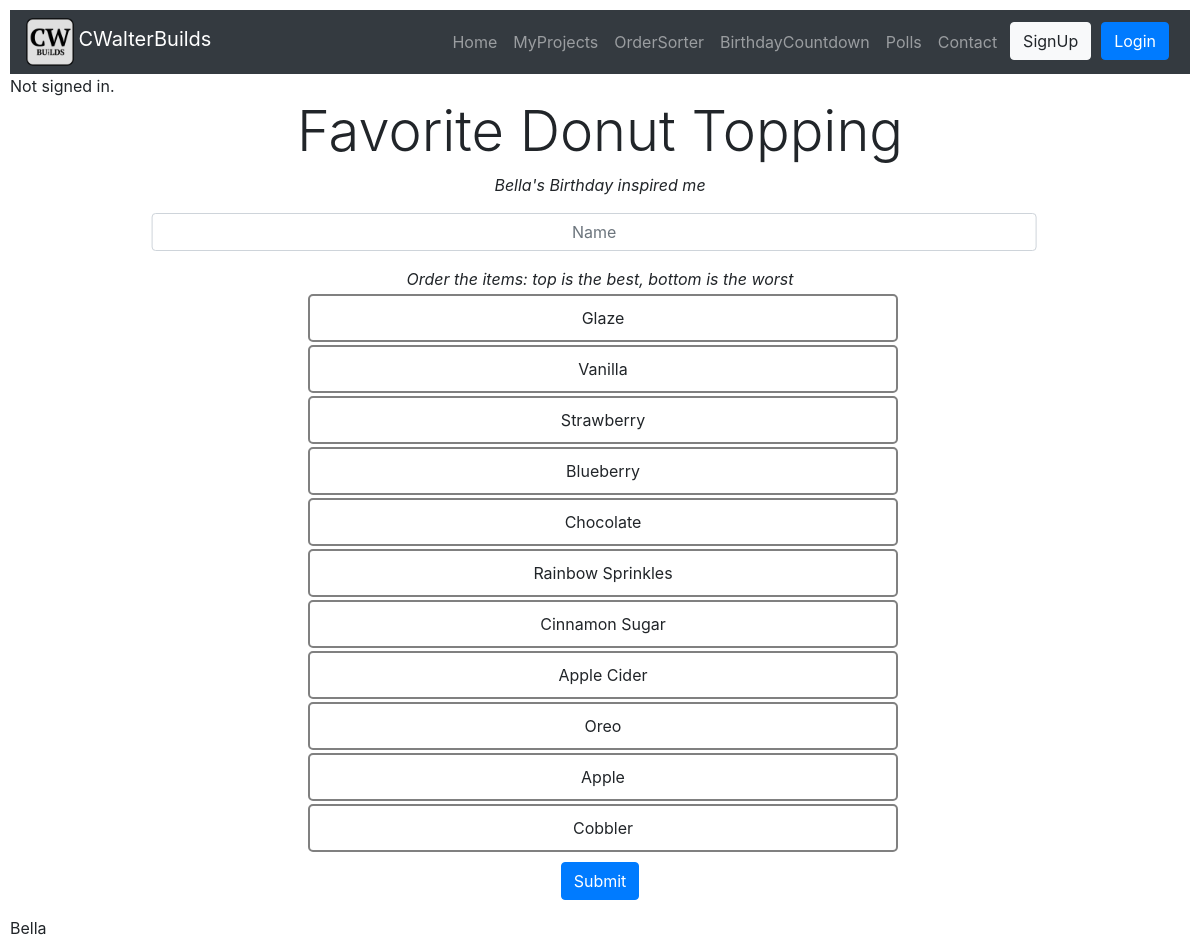
Page /ordersorter/1/poll on the committed database.
### ordersorter/models.py (models this page shows)
class Question(models.Model):
    question = models.CharField(max_length=200)
    description = models.CharField(max_length=300, blank=True)
    code = models.CharField(max_length=8, blank=True, default=randomCode)
    user = models.ForeignKey(User, on_delete=models.CASCADE, default=DEFAULT_USER_ID) # new
    pub_date = models.DateTimeField('date published', default=datetime.now, blank=True)
    def __str__(self):
        return f"{self.question}"

class Option(models.Model):
    question = models.ForeignKey(Question, on_delete=models.CASCADE, related_name="options")
    optionText = models.CharField(max_length=200)
    def __str__(self):
        return self.optionText

### ordersorter/views.py (the view)
# urls.py: path('<int:question_id>/poll', views.poll, name='poll'),
def poll(request, question_id):
    question = get_object_or_404(Question, pk=question_id)
    print(request.method)
    if request.method == "POST":
        newname = request.POST["resultName"]
        items = request.POST.getlist("order")
        print(items)
        theorder = {'items': items}
        newResult = Result(name=newname, order=theorder, question=question)
        newResult.save()
        question.save()
        context = {
            'question': question,
        }
        return HttpResponseRedirect(reverse('ordersorter:results', args=(question.id,)))
    else:
        return render(request, 'ordersorter/poll.html', {
            'question': question,
        })

### ordersorter/templates/ordersorter/poll.html (shortened to what this page needs)
{% extends "myprojects/layout.html" %}
{% load static %}
{% block body %}
<h2 class="display-4"> {{ question }}</h2>
<div class="description">{{ question.description }}</div>
    {% if question.options %}
        <form class="form-group" method="POST">
            <div class="mb-3">
                <input type="text" class="form-control" id="resultName" name="resultName" placeholder="Name" required>
            </div>
            <div class="description">Order the items: top is the best, bottom is the worst</div>
            <div id="list">
            {% for option in question.options.all %}
                <div class="draggable" contenteditable="false" id="order" name="order">{{ option }}
                </div>
            {% endfor %}
            </div>
            <div class="center">
                <button id="submitPollButton" type="submit" class="btn btn-primary" value="addResult">Submit</button>
            </div>
        </form>
    {% else %}
        <h2>No Options added to Poll</h2>
    {% endif %}
<div id="test">Bye</div>
{% endblock %}
{% block style %}
<link href="{% static 'ordersorter/styles.css' %}" rel="stylesheet">
{% endblock %}

### myprojects/templates/myprojects/layout.html (shortened to what this page needs)
{% load static %}
<!DOCTYPE html>
<html lang="en">
    <head>
            <link href="https://cdn.jsdelivr.net/npm/bootstrap@5.1.0/dist/css/bootstrap.min.css" rel="stylesheet">
            <link rel="stylesheet" href="https://stackpath.bootstrapcdn.com/bootstrap/4.4.1/css/bootstrap.min.css">
        {% block style %}
        {% endblock %}
      </head>
        <nav class="navbar navbar-expand-lg navbar-dark bg-dark">
          <div>
            <img style="max-width: 3rem;" src="{% static 'myprojects/images/CWBuildsLogo.png'%}" alt="CWBuildsLogo">
            <a class="navbar-brand" href="/">CWalterBuilds</a>
          </div>
          <div class="collapse navbar-collapse" id="navbarSupportedContent">
            <ul class="navbar-nav ms-auto">
              <li class="nav-item">
                <a class="nav-link" href="/">Home <span class="sr-only">(current)</span></a>
              </li>
              <li class="nav-item">
                <a class="nav-link" href="{% url 'myprojects:myprojects' %}">MyProjects</a>
              </li>
              <li class="nav-item">
                <a class="nav-link" href="{% url 'ordersorter:index' %}">OrderSorter</a>
              </li>
              <li class="nav-item">
                <a class="nav-link" href="{% url 'birthdaycountdown:index' %}">BirthdayCountdown</a>
              </li>
              <li class="nav-item">
                <a class="nav-link" href="{% url 'polls:index' %}">Polls</a>
              </li>
              <li class="nav-item">
                <a class="nav-link" href="#">Contact</a>
              </li>
              {% if user.is_authenticated %}
              <li id="login"><a href="{% url 'myprojects:logout' %}" class="btn btn-secondary">Logout</a></li>
              {% else %}
                <li id="login"><a href="{% url 'myprojects:register' %}" class="btn btn-light" role="button">SignUp</a></li>
                <li id="login"><a href="{% url 'myprojects:login' %}" class="btn btn-primary" role="button">Login</a></li>
              {% endif %}
            </ul>
          </div>
        </nav>
        <div>
          {% if user.is_authenticated %}
              Hello, <strong>{{ user.username }}</strong>.
              <a href="{% url 'password_change' %}">Change password</a>
          {% else %}
              Not signed in.
          {% endif %}
        </div>
          {% block body %}
          {% endblock %}
    </body>
</html>

### ordersorter/static/ordersorter/styles.css (style rules this page uses)
.draggable, .placeholder { cursor: move; user-select: none; text-align: center; padding: 10px; border: 2px solid gray; margin: 3px; border-radius: 5px; width: 50%; left: 50%; transform: translate(+50%, 0%); }
.center { margin: 10px; text-align: center; display: flex; justify-content: center; align-items: center; }
li { color:black; }
#resultName { text-align: center; width:75%; transform: translate(16%, 0%); }
.display-4 { text-align: center; }
.description { text-align: center; font-style: italic; }

### myprojects/templates/myprojects/layout.html (style rules this page uses)
@media (min-width: 768px) { #login { padding: 0px 5px; } }

### rows in the picture
Question: question "Favorite Donut Topping", description "Bella's Birthday inspired me"
Option: optionText "Glaze"
Option: optionText "Vanilla"
Option: optionText "Strawberry"
Option: optionText "Blueberry"
Option: optionText "Chocolate"
Option: optionText "Rainbow Sprinkles"
Option: optionText "Cinnamon Sugar"
Option: optionText "Apple Cider"
Option: optionText "Oreo"
Option: optionText "Apple"
Option: optionText "Cobbler"
